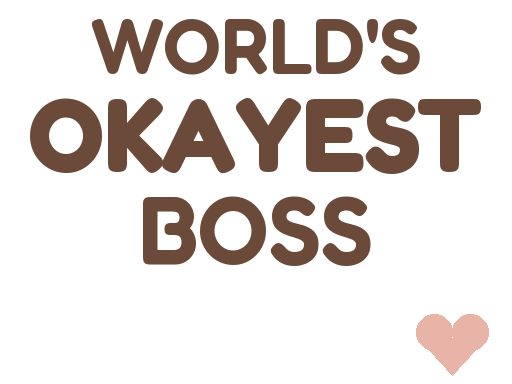
#> input picture assets/characters/dana/model/dana_mug_okayest_decal.png, 512 x 384 px, given in place of dana_mug_okayest_decal.png.png, which was not available
$ python contact_sheet_design.py ../../../../assets/characters/dana/model/dana_mug_okayest_decal.png ../../../../assets/characters/dana/model/dana_mug_okayest_decal.png
#> lines starting #> are read from the running program, lines starting #| are printed output that depends on the picture; pictures that were not available may be replaced by others from this repository, and a replacement may not be noted
"""Design copy of Art's contact_sheet.py: python3 contact_sheet_design.py batch1|batch2"""
import os, sys
from PIL import Image, ImageDraw, ImageFont
HERE = os.path.dirname(os.path.abspath(__file__))
FAM = os.path.dirname(os.path.dirname(os.path.dirname(HERE)))
B1 = ["floor_lamp_v", "kitchen_trolley", "high_chair", "laundry_hamper", "bath_bin", "side_table_v", "dressing_stool", "armchair_v", "coat_stand", "rocking_chair"]
B2 = ["bean_bag", "coffee_table_v", "cot", "clothes_rail", "bedroom_chair", "footstool", "picture_v", "wall_mirror", "tall_bookcase", "trunk_v"]
batch = sys.argv[1]
B3 = ["keyboard_piano", "log_basket", "suitcase_stack", "mirror_oval", "mug", "plate_stack", "saucepan", "jug", "storage_jar", "towel_pile"]
B4 = ["poster", "towel_rail", "pram", "skis", "mannequin", "planter_box", "bowl_set", "casserole", "cookbooks", "bath_plant"]
B5 = ["school_desk", "sawhorse", "tray", "towel_rail_bath", "office_poster", "sideboard", "cushion_set", "tree_box", "utensil_jar", "stand_mixer"]
B6 = ["whiteboard", "cork_board", "fruit_bowl", "blender", "toothbrush_set", "soap_dish", "hair_dryer", "jewellery_box", "hangers", "dollhouse"]
B7 = ["cake_stand", "egg_box", "bread_board", "salt_pepper", "cutlery_tray", "bath_scales", "toiletries", "candle_holder", "aquarium", "typewriter"]
B8 = ["loo_roll", "medicine_cabinet", "bath_caddy", "string_lights", "console", "chess_set", "trophy", "old_lamp", "model_ship", "bucket"]
B9 = ["picture_stack", "gramophone", "dartboard", "bird_cage", "vinyl_crate", "sewing_machine", "tool_box_v", "paint_cans", "flower_pot_v", "spades"]
B10 = ["axe_logs", "desk_lamp", "monitor", "keyboard_mouse", "printer", "paper_tray", "pen_pot", "laptop", "desk_phone", "desk_tidy"]
ids = {"batch1": B1, "batch2": B2, "batch4": B4, "batch5": B5, "batch6": B6, "batch7": B7, "batch8": B8, "batch9": B9, "batch10": B10}.get(batch, B3)
suffix = sys.argv[2] if len(sys.argv) > 2 else ""
dest = os.path.join(FAM, batch, "%s_contact_design%s.png" % (batch, suffix))
files = [os.path.join(HERE, "renders", batch, "hh_cat_%s%s.png" % (i, suffix)) for i in ids]
cols, T, LB = 5, 300, 34
rows = (len(files) + cols - 1) // cols
sheet = Image.new("RGB", (cols * T, rows * (T + LB) + 40), (235, 232, 226))
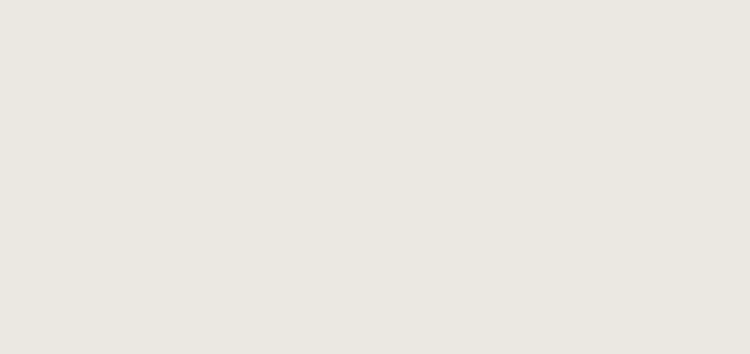
#> sheet: PIL image 1500x708 RGB (shown at 1/2 size); mean R, G, B 235, 232, 226
d = ImageDraw.Draw(sheet)
font = ImageFont.truetype("/usr/share/fonts/truetype/dejavu/DejaVuSans-Bold.ttf", 17)
small = ImageFont.truetype("/usr/share/fonts/truetype/dejavu/DejaVuSans.ttf", 15)
d.text((10, 10), "Corner Office catalogue families - %s, design share 10 (hh_cat_*.glb, plain variant, first colour-way on 'way')" % batch, fill=(40, 36, 34), font=small)
for i, (fid, f) in enumerate(zip(ids, files)):
    im = Image.open(f).convert("RGB").resize((T, T), Image.LANCZOS)
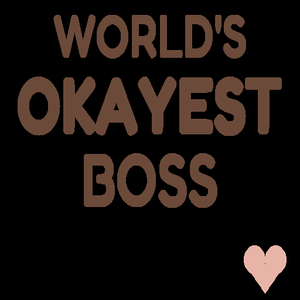
#> im: PIL image 300x300 RGB; mean R, G, B 25.2, 17.7, 14.3
    x, y = (i % cols) * T, 40 + (i // cols) * (T + LB)
    sheet.paste(im, (x, y))
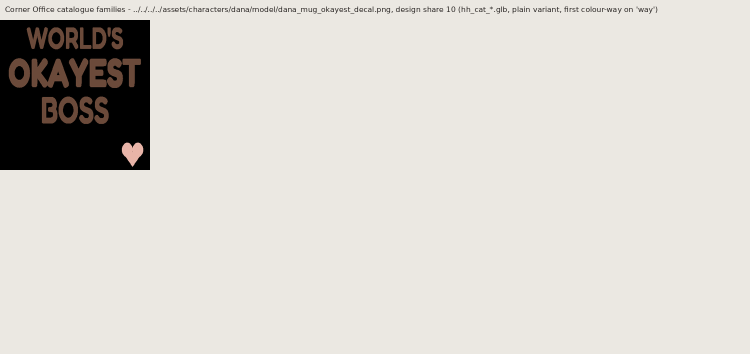
#> sheet: PIL image 1500x708 RGB (shown at 1/2 size); mean R, G, B 216.6, 213.2, 207.4
#> (the run stopped early here; a loop or call above may not have finished)
